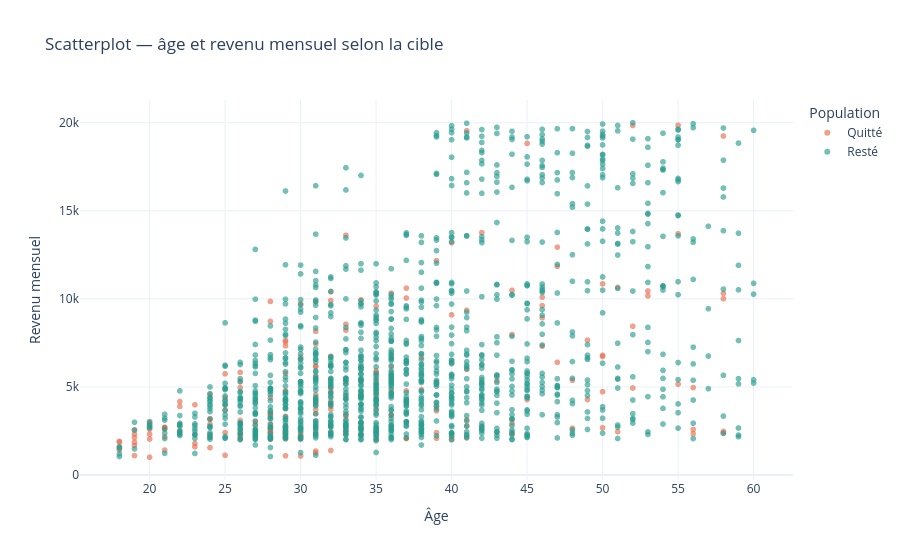

The cell this chart's notebook holds for it:
### Code cell
fig = px.scatter(
    df_visualisation,
    x="age",
    y="revenu_mensuel",
    color="classe_cible",
    opacity=0.65,
    hover_data=["poste", "departement", "annees_dans_l_entreprise"],
    title="Scatterplot — âge et revenu mensuel selon la cible",
    labels={
        "age": "Âge",
        "revenu_mensuel": "Revenu mensuel",
        "classe_cible": "Population",
    },
    color_discrete_map={"Resté": "#2a9d8f", "Quitté": "#e76f51"},
)
fig.update_layout(template="plotly_white")
fig.show()

### Figure 1 — Plotly figure (JSON) as saved in the notebook; plotly's stock layout.template omitted (floating-point values rounded to 4 significant figures; data arrays with more than 128 entries replaced by an {"elided": "..."} marker saying what was removed)
{"data": [{"customdata": {"elided": "237x3 mixed values"}, "hovertemplate": "Population=Quitté<br>Âge=%{x}<br>Revenu mensuel=%{y}<br>poste=%{customdata[0]}<br>departement=%{customdata[1]}<br>annees_dans_l_entreprise=%{customdata[2]}<extra></extra>", "legendgroup": "Quitté", "marker": {"color": "#e76f51", "opacity": 0.65, "symbol": "circle"}, "mode": "markers", "name": "Quitté", "showlegend": true, "type": "scattergl", "x": {"elided": "237 int values"}, "xaxis": "x", "y": {"elided": "237 int values"}, "yaxis": "y"}, {"customdata": {"elided": "1233x3 mixed values"}, "hovertemplate": "Population=Resté<br>Âge=%{x}<br>Revenu mensuel=%{y}<br>poste=%{customdata[0]}<br>departement=%{customdata[1]}<br>annees_dans_l_entreprise=%{customdata[2]}<extra></extra>", "legendgroup": "Resté", "marker": {"color": "#2a9d8f", "opacity": 0.65, "symbol": "circle"}, "mode": "markers", "name": "Resté", "showlegend": true, "type": "scattergl", "x": {"elided": "1233 int values"}, "xaxis": "x", "y": {"elided": "1233 int values"}, "yaxis": "y"}], "layout": {"legend": {"title": {"text": "Population"}, "tracegroupgap": 0}, "title": {"text": "Scatterplot — âge et revenu mensuel selon la cible"}, "xaxis": {"anchor": "y", "domain": [0, 1], "title": {"text": "Âge"}}, "yaxis": {"anchor": "x", "domain": [0, 1], "title": {"text": "Revenu mensuel"}}}}
